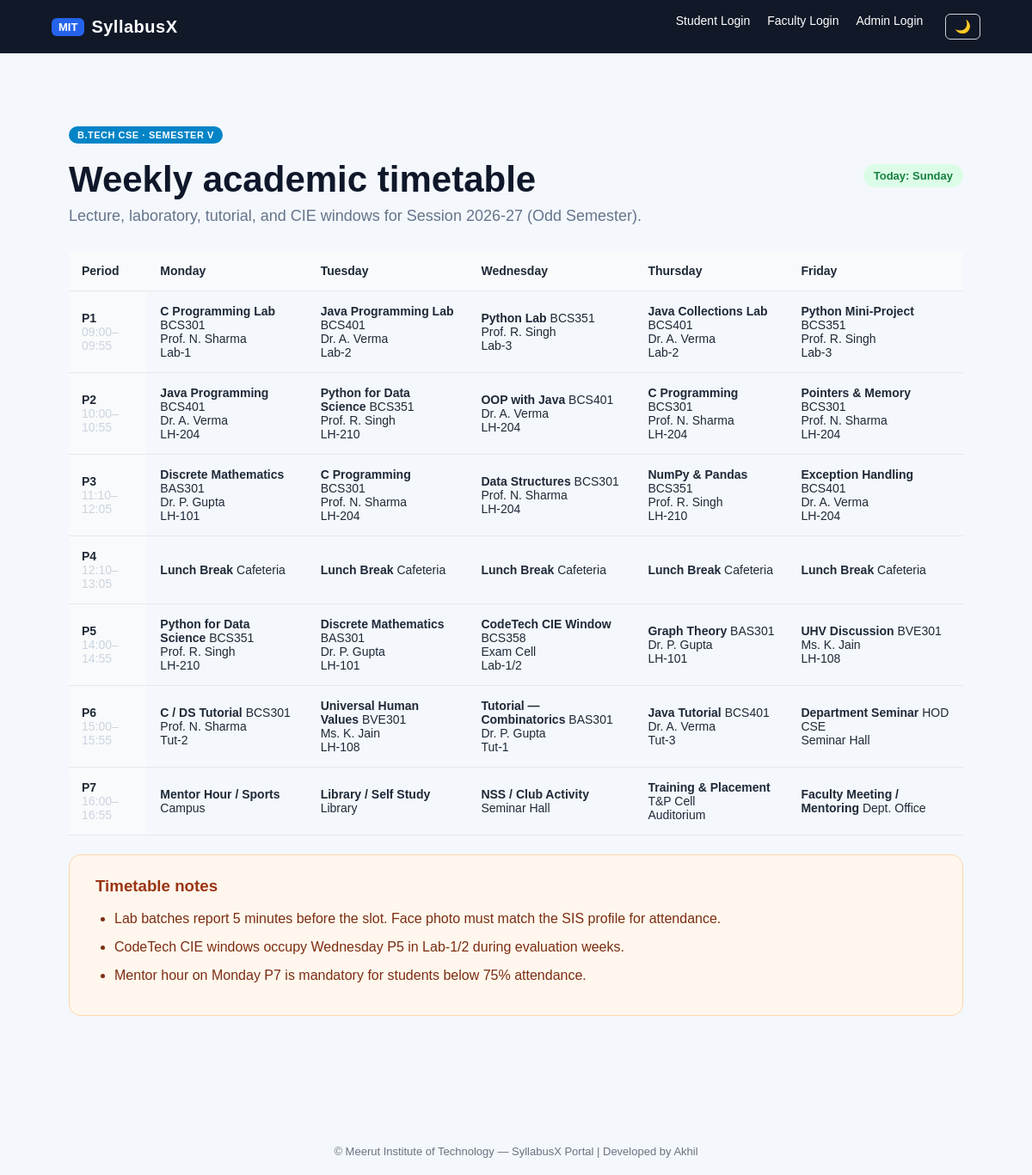
The app's page /campus/timetable with its own data.
### tables this page shows
CREATE TABLE timetable_slots (
            id INTEGER PRIMARY KEY AUTOINCREMENT,
            day_name TEXT NOT NULL,
            period_no INTEGER NOT NULL,
            start_time TEXT NOT NULL,
            end_time TEXT NOT NULL,
            course_code TEXT,
            course_name TEXT NOT NULL,
            faculty_name TEXT,
            room TEXT,
            slot_type TEXT DEFAULT 'lecture'
        );

### app.py (the view)
@app.route("/campus/timetable")
def campus_timetable():
    connection = get_db_connection()
    slots = connection.execute(
        """
        SELECT * FROM timetable_slots
        ORDER BY
            CASE day_name
                WHEN 'Monday' THEN 1
                WHEN 'Tuesday' THEN 2
                WHEN 'Wednesday' THEN 3
                WHEN 'Thursday' THEN 4
                WHEN 'Friday' THEN 5
                ELSE 6
            END,
            period_no ASC
        """
    ).fetchall()
    connection.close()
    days = ["Monday", "Tuesday", "Wednesday", "Thursday", "Friday"]
    periods = []
    for slot in slots:
        key = (slot["period_no"], slot["start_time"], slot["end_time"])
        if key not in periods:
            periods.append(key)
    grid = {day: {} for day in days}
    for slot in slots:
        grid[slot["day_name"]][slot["period_no"]] = slot
    weekday_names = ["Monday", "Tuesday", "Wednesday", "Thursday", "Friday", "Saturday", "Sunday"]
    today_name = weekday_names[datetime.now().weekday()]
    return render_template(
        "timetable.html",
        days=days,
        periods=periods,
        grid=grid,
        today_name=today_name,
    )

### app.py (called while the page is built)
@app.after_request
def add_security_headers(response):
    response.headers['X-Content-Type-Options'] = 'nosniff'
    response.headers['X-Frame-Options'] = 'SAMEORIGIN'
    response.headers['X-XSS-Protection'] = '1; mode=block'
    response.headers['Referrer-Policy'] = 'strict-origin-when-cross-origin'
    return response

def get_db_connection():
    database_url = os.environ.get("DATABASE_URL", "")
    if database_url and _PSYCOPG2_AVAILABLE:
        pg_conn = psycopg2.connect(database_url)
        return _PGConnectionWrapper(pg_conn)
    os.makedirs(DATABASE_DIR, exist_ok=True)
    connection = sqlite3.connect(
        DATABASE_PATH,
        timeout=30,
        check_same_thread=False
    )
    connection.row_factory = sqlite3.Row
    connection.execute("PRAGMA busy_timeout = 30000")
    connection.execute("PRAGMA foreign_keys = ON")
    return connection

### templates/timetable.html (shortened to what this page needs)
{% extends "base.html" %}
{% block content %}
<div class="page-container">
    <div class="dashboard-header">
        <div>
            <span class="portal-badge" style="background:#0284c7;color:#fff;">B.TECH CSE · SEMESTER V</span>
            <h1 style="margin-top:10px;">Weekly academic timetable</h1>
            <p>Lecture, laboratory, tutorial, and CIE windows for Session 2026-27 (Odd Semester).</p>
        </div>
        <div>
            <span class="status-badge status-active">Today: {{ today_name }}</span>
        </div>
    </div>
    <div class="tt-wrap">
        <table class="tt-table">
            <thead>
                <tr>
                    <th>Period</th>
                    {% for day in days %}
                    <th {% if day == today_name %}class="tt-today"{% endif %}>{{ day }}</th>
                    {% endfor %}
                </tr>
            </thead>
            <tbody>
                {% for period_no, start_time, end_time in periods %}
                <tr>
                    <th>
                        P{{ period_no }}<br>
                        <span style="font-weight:500;color:#cbd5e1;">{{ start_time }}–{{ end_time }}</span>
                    </th>
                    {% for day in days %}
                        {% set slot = grid[day].get(period_no) %}
                        <td class="{% if slot and slot.slot_type == 'lab' %}tt-lab{% elif slot and slot.slot_type == 'break' %}tt-break{% elif slot and slot.slot_type == 'exam' %}tt-exam{% endif %} {% if day == today_name %}tt-today{% endif %}">
                            {% if slot %}
                            <div class="tt-slot">
                                <strong>{{ slot.course_name }}</strong>
                                {% if slot.course_code %}<span>{{ slot.course_code }}</span><br>{% endif %}
                                <span>{{ slot.faculty_name }}</span>
                                {% if slot.faculty_name %}<br>{% endif %}
                                <span>{{ slot.room }}</span>
                            </div>
                            {% endif %}
                        </td>
                    {% endfor %}
                </tr>
                {% endfor %}
            </tbody>
        </table>
    </div>
    <div class="notice-card" style="margin-top:22px;">
        <h3>Timetable notes</h3>
        <ul>
            <li>Lab batches report 5 minutes before the slot. Face photo must match the SIS profile for attendance.</li>
            <li>CodeTech CIE windows occupy Wednesday P5 in Lab-1/2 during evaluation weeks.</li>
            <li>Mentor hour on Monday P7 is mandatory for students below 75% attendance.</li>
        </ul>
    </div>
</div>
{% endblock %}

### templates/base.html (shortened to what this page needs)
<!DOCTYPE html>
<html lang="en">
<head>
    <link rel="stylesheet" href="{{ url_for('static', filename='css/style.css') }}">
</head>
<body>
<nav class="navbar">
    <div class="nav-container">
        <div class="logo">
            <a href="{{ url_for('index') }}" style="color: inherit; text-decoration: none; display: flex; align-items: center; gap: 8px;">
                <span class="logo-badge">MIT</span>
                <span style="font-size: 20px; font-weight: 800; letter-spacing: 0.5px;">SyllabusX</span>
            </a>
        </div>
        <div class="nav-links">
            {% if session.get("student_id") %}
                <span class="user-pill student-pill">
                    👤 Student: {{ session.get("student_name") }}
                </span>
                <a href="{{ url_for('student_dashboard') }}">
                    Dashboard
                </a>
                <a href="{{ url_for('assessment_instructions') }}">
                    Python Test
                </a>
                <a href="{{ url_for('student_attendance') }}">
                    My Attendance
                </a>
                <a href="{{ url_for('student_assignments') }}">
                    Assignments
                </a>
                <a href="{{ url_for('student_fees') }}">
                    Fees
                </a>
                <a href="{{ url_for('campus_forum') }}">
                    Forum
                </a>
                <a href="{{ url_for('logout') }}" class="nav-logout-btn">
                    Logout
                </a>
            {% else %}
                <a href="{{ url_for('login', tab='student') }}">
                    Student Login
                </a>
                <a href="{{ url_for('login', tab='faculty') }}">
                    Faculty Login
                </a>
                <a href="{{ url_for('admin_login') }}">
                    Admin Login
                </a>
            {% endif %}
            <button type="button" id="themeToggleBtn" onclick="toggleTheme()" style="background: transparent; border: 1.5px solid #cbd5e1; border-radius: 6px; cursor: pointer; padding: 5px 10px; font-size: 15px; margin-left: 6px;" title="Toggle Dark / Light Mode">
                🌙
            </button>
        </div>
    </div>
</nav>
<main class="main-container">
    {% block content %}
    {% endblock %}
</main>
<footer>
    <p>
        © Meerut Institute of Technology — SyllabusX Portal | Developed by Akhil
    </p>
</footer>
</body>
</html>

### static/css/style.css (style rules this page uses)
* { margin: 0; padding: 0; box-sizing: border-box; }
body { font-family: Arial, Helvetica, sans-serif; background: #f4f7fb; color: #1f2937; min-height: 100vh; }
.navbar { background: #111827; color: white; padding: 16px 0; }
.nav-container { width: 90%; max-width: 1200px; margin: auto; display: flex; justify-content: space-between; align-items: center; }
.logo { font-size: 21px; font-weight: bold; }
.nav-links { display: flex; gap: 20px; }
.nav-links a { color: white; text-decoration: none; font-size: 14px; }
.main-container { width: 90%; max-width: 1200px; margin: 40px auto; min-height: calc(100vh - 160px); }
.dashboard-header { display: flex; justify-content: space-between; align-items: center; margin-bottom: 30px; }
.dashboard-header h1 { margin-bottom: 6px; }
.dashboard-header p { color: #6b7280; }
table { width: 100%; border-collapse: collapse; min-width: 900px; }
th, td { padding: 15px; text-align: left; border-bottom: 1px solid #e5e7eb; font-size: 14px; }
th { background: #f9fafb; font-weight: 700; }
.status-badge { display: inline-block; padding: 5px 10px; border-radius: 20px; background: #dcfce7; color: #166534; font-size: 12px; font-weight: 600; }
footer { text-align: center; padding: 20px; color: #6b7280; font-size: 13px; }
.page-container { max-width: 1100px; margin: 0 auto; padding: 45px 20px 60px; }
.dashboard-header { margin-bottom: 30px; }
.dashboard-header h1 { margin: 0; font-size: 36px; color: #14213d; }
.dashboard-header p { margin-top: 8px; color: #64748b; font-size: 18px; }
.notice-card { background: #fff7ed; border: 1px solid #fed7aa; border-radius: 14px; padding: 25px 30px; margin-bottom: 30px; }
.notice-card h3 { margin-top: 0; margin-bottom: 15px; color: #9a3412; }
.notice-card ul { margin: 0; padding-left: 22px; }
.notice-card li { margin-bottom: 9px; color: #7c2d12; line-height: 1.5; }
.dashboard-header h1 { margin: 0 0 8px 0; font-size: 42px; color: #0f172a; }
.status-badge { display: inline-block; padding: 6px 12px; border-radius: 999px; font-size: 13px; font-weight: 700; }
.status-active { background: #dcfce7; color: #15803d; }
.logo-badge { background: #2563eb; color: white; padding: 3px 8px; border-radius: 6px; font-size: 13px; font-weight: 700; }
.portal-badge { display: inline-block; padding: 4px 10px; border-radius: 12px; font-size: 11px; font-weight: 700; letter-spacing: 0.5px; background: #dbeafe; color: #1d4ed8; margin-bottom: 8px; }

### records on screen
timetable_slots: period_no "1", start_time "09:00", end_time "09:55", course_name "C Programming Lab", course_code "BCS301", faculty_name "Prof. N. Sharma", room "Lab-1"
timetable_slots: course_name "Java Programming Lab", course_code "BCS401", faculty_name "Dr. A. Verma", room "Lab-2"
timetable_slots: course_name "Python Lab", course_code "BCS351", faculty_name "Prof. R. Singh", room "Lab-3"
timetable_slots: course_name "Java Collections Lab", course_code "BCS401", faculty_name "Dr. A. Verma", room "Lab-2"
timetable_slots: course_name "Python Mini-Project", course_code "BCS351", faculty_name "Prof. R. Singh", room "Lab-3"
timetable_slots: period_no "2", start_time "10:00", end_time "10:55", course_name "Java Programming", course_code "BCS401", faculty_name "Dr. A. Verma", room "LH-204"
timetable_slots: course_name "Python for Data Science", course_code "BCS351", faculty_name "Prof. R. Singh", room "LH-210"
timetable_slots: course_name "OOP with Java", course_code "BCS401", faculty_name "Dr. A. Verma", room "LH-204"
timetable_slots: course_name "C Programming", course_code "BCS301", faculty_name "Prof. N. Sharma", room "LH-204"
timetable_slots: course_name "Pointers & Memory", course_code "BCS301", faculty_name "Prof. N. Sharma", room "LH-204"
timetable_slots: period_no "3", start_time "11:10", end_time "12:05", course_name "Discrete Mathematics", course_code "BAS301", faculty_name "Dr. P. Gupta", room "LH-101"
timetable_slots: course_name "C Programming", course_code "BCS301", faculty_name "Prof. N. Sharma", room "LH-204"
timetable_slots: course_name "Data Structures", course_code "BCS301", faculty_name "Prof. N. Sharma", room "LH-204"
timetable_slots: course_name "NumPy & Pandas", course_code "BCS351", faculty_name "Prof. R. Singh", room "LH-210"
timetable_slots: course_name "Exception Handling", course_code "BCS401", faculty_name "Dr. A. Verma", room "LH-204"
timetable_slots: period_no "4", start_time "12:10", end_time "13:05", course_name "Lunch Break", room "Cafeteria"
timetable_slots: course_name "Lunch Break", room "Cafeteria"
timetable_slots: course_name "Lunch Break", room "Cafeteria"
timetable_slots: course_name "Lunch Break", room "Cafeteria"
timetable_slots: course_name "Lunch Break", room "Cafeteria"
timetable_slots: period_no "5", start_time "14:00", end_time "14:55", course_name "Python for Data Science", course_code "BCS351", faculty_name "Prof. R. Singh", room "LH-210"
timetable_slots: course_name "Discrete Mathematics", course_code "BAS301", faculty_name "Dr. P. Gupta", room "LH-101"
timetable_slots: course_name "CodeTech CIE Window", course_code "BCS358", faculty_name "Exam Cell", room "Lab-1/2"
timetable_slots: course_name "Graph Theory", course_code "BAS301", faculty_name "Dr. P. Gupta", room "LH-101"
timetable_slots: course_name "UHV Discussion", course_code "BVE301", faculty_name "Ms. K. Jain", room "LH-108"
timetable_slots: period_no "6", start_time "15:00", end_time "15:55", course_name "C / DS Tutorial", course_code "BCS301", faculty_name "Prof. N. Sharma", room "Tut-2"
timetable_slots: course_name "Universal Human Values", course_code "BVE301", faculty_name "Ms. K. Jain", room "LH-108"
timetable_slots: course_name "Tutorial — Combinatorics", course_code "BAS301", faculty_name "Dr. P. Gupta", room "Tut-1"
timetable_slots: course_name "Java Tutorial", course_code "BCS401", faculty_name "Dr. A. Verma", room "Tut-3"
timetable_slots: course_name "Department Seminar", faculty_name "HOD CSE", room "Seminar Hall"
timetable_slots: period_no "7", start_time "16:00", end_time "16:55", course_name "Mentor Hour / Sports", room "Campus"
timetable_slots: course_name "Library / Self Study", room "Library"
timetable_slots: course_name "NSS / Club Activity", room "Seminar Hall"
timetable_slots: course_name "Training & Placement", faculty_name "T&P Cell", room "Auditorium"
timetable_slots: course_name "Faculty Meeting / Mentoring", room "Dept. Office"

### other values on screen
{{ today_name }} "Sunday"
{{ day }} "Monday" "Tuesday" "Wednesday" "Thursday" "Friday"
